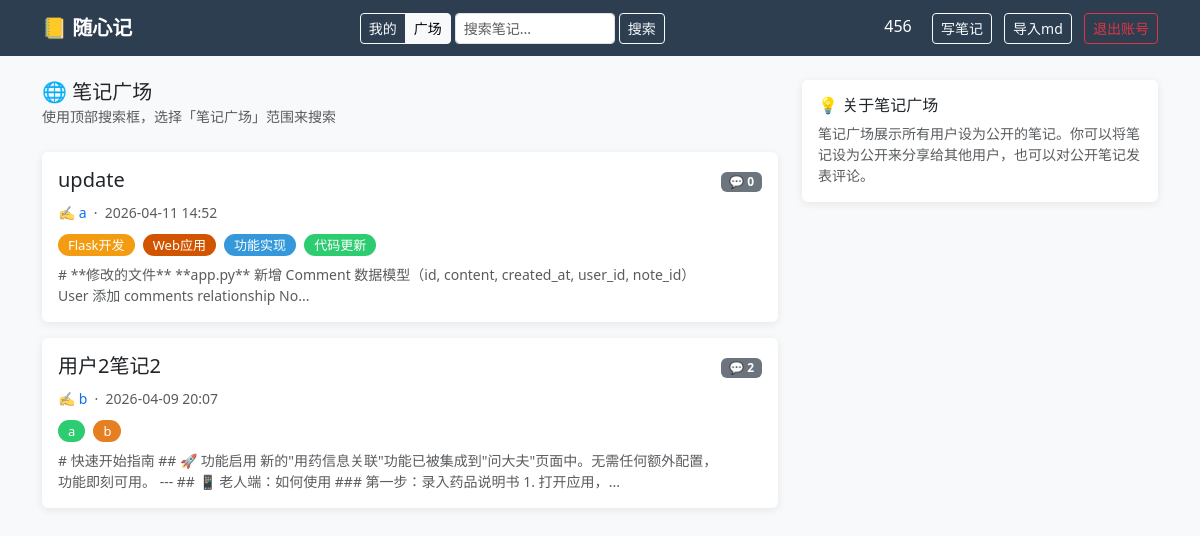
The page /plaza (signed in) on the database its author committed.
### app.py (models this page shows)
class User(UserMixin, db.Model):
    id       = db.Column(db.Integer, primary_key=True)
    username = db.Column(db.String(80), unique=True, nullable=False)
    password = db.Column(db.String(200), nullable=False)
    notes    = db.relationship('Note', backref='author', lazy=True)
    comments = db.relationship('Comment', backref='author', lazy=True)

class Note(db.Model):
    id         = db.Column(db.Integer, primary_key=True)
    title      = db.Column(db.String(200), nullable=False)
    content    = db.Column(db.Text, nullable=False)
    created_at = db.Column(db.DateTime, default=datetime.utcnow)
    updated_at = db.Column(db.DateTime, default=datetime.utcnow)  # 手动在 edit 时刷新
    user_id    = db.Column(db.Integer, db.ForeignKey('user.id'), nullable=False)
    folder_id  = db.Column(db.Integer, db.ForeignKey('folder.id'), nullable=True)
    is_public  = db.Column(db.Boolean, default=False)
    is_deleted = db.Column(db.Boolean, default=False)
    deleted_at = db.Column(db.DateTime, nullable=True)
    tags       = db.relationship('Tag', secondary=note_tags, backref='notes')
    comments   = db.relationship('Comment', backref='note', lazy=True, order_by='Comment.created_at.desc()', cascade='all, delete-orphan')
    versions   = db.relationship('NoteVersion', backref='note', lazy=True, order_by='NoteVersion.created_at.desc()', cascade='all, delete-orphan')

class Tag(db.Model):
    id   = db.Column(db.Integer, primary_key=True)
    name = db.Column(db.String(50), unique=True, nullable=False)

### app.py (the view)
@app.route('/plaza')
@login_required
def plaza():
    q = request.args.get('q', '').strip()
    query = Note.query.filter_by(is_public=True)
    if q:
        query = query.filter(Note.title.contains(q) | Note.content.contains(q))
    notes = query.order_by(Note.created_at.desc()).all()
    return render_template('plaza.html', notes=notes, q=q)

### app.py (called while the page is built)
@app.template_filter('local_time')
def local_time(dt):
    if dt is None:
        return ''
    beijing = timezone(timedelta(hours=8))
    return dt.replace(tzinfo=timezone.utc).astimezone(beijing).strftime('%Y-%m-%d %H:%M')

@login_manager.user_loader
def load_user(user_id):
    return db.session.get(User, int(user_id))

### templates/plaza.html (shortened to what this page needs)
{% extends 'base.html' %}
{% block content %}
<div class="row">
    <div class="col-md-8">
        <div class="mb-4">
            <h5 class="mb-0">🌐 笔记广场</h5>
            <small class="text-muted">使用顶部搜索框，选择「笔记广场」范围来搜索</small>
        </div>
        {% for note in notes %}
        <div class="card mb-3 p-3">
            <div class="d-flex justify-content-between align-items-start">
                <div>
                    <h5><a href="/plaza/{{ note.id }}" class="text-decoration-none text-dark">{{ note.title }}</a></h5>
                    <small class="text-muted">
                        ✍️ <a href="#" class="text-decoration-none">{{ note.author.username }}</a>
                        &nbsp;·&nbsp; {{ note.created_at | local_time }}
                    </small>
                    <div class="mt-2">
                        {% for tag in note.tags %}
                        <span class="tag-badge tag-color-{{ tag.id % 8 }}">{{ tag.name }}</span>
                        {% endfor %}
                    </div>
                    <div class="mt-2 text-muted small">
                        {{ note.content[:120] }}{% if note.content|length > 120 %}...{% endif %}
                    </div>
                </div>
                <div class="text-end">
                    <span class="badge bg-secondary">💬 {{ note.comments|length }}</span>
                </div>
            </div>
        </div>
        {% else %}
        <div class="card p-4 text-center text-muted">
            <p>广场上还没有公开笔记，快去设一篇公开笔记吧！</p>
            <a href="/" class="btn btn-dark">回到我的笔记</a>
        </div>
        {% endfor %}
    </div>
    <div class="col-md-4">
        <div class="card p-3">
            <h6 class="mb-2">💡 关于笔记广场</h6>
            <p class="small text-muted mb-0">
                笔记广场展示所有用户设为公开的笔记。你可以将笔记设为公开来分享给其他用户，也可以对公开笔记发表评论。
            </p>
        </div>
    </div>
</div>
{% endblock %}

### templates/base.html (shortened to what this page needs)
<!DOCTYPE html>
<html>
<head>
    <link href="https://cdn.jsdelivr.net/npm/bootstrap@5.3.0/dist/css/bootstrap.min.css" rel="stylesheet">
    <link rel="stylesheet" href="https://cdn.jsdelivr.net/npm/easymde/dist/easymde.min.css">
</head>
<body>
    <nav class="navbar navbar-dark mb-4">
        <div class="container">
            <a class="navbar-brand fw-bold" href="/">📒 随心记</a>
            {% if current_user.is_authenticated %}
            <form class="d-flex align-items-center me-2" method="GET" action="/search" id="navSearchForm">
                <div class="btn-group btn-group-sm me-1" role="group">
                    <label class="btn btn-outline-light" for="nav-scope-mine">我的</label>
                    <label class="btn btn-outline-light" for="nav-scope-plaza">广场</label>
                </div>
                <input type="text" name="q" class="form-control form-control-sm me-1" placeholder="搜索笔记..."
                    style="width:160px">
                <button type="submit" class="btn btn-sm btn-outline-light">搜索</button>
            </form>
            <div>
                <a href="/profile" class="text-white text-decoration-none me-3">{{ current_user.username }}</a>
                <a href="/notes/new" class="btn btn-sm btn-outline-light me-2">写笔记</a>
                <form method="POST" action="/notes/import" enctype="multipart/form-data" class="d-inline">
                    <label class="btn btn-sm btn-outline-light me-2">
                        导入md
                    </label>
                </form>
                <a href="/logout" class="btn btn-sm btn-outline-danger" onclick="return confirm('确定要退出账号吗？')">退出账号</a>
            </div>
            {% endif %}
        </div>
    </nav>
    <div class="container">
        {% block content %}{% endblock %}
    </div>
</body>
</html>

### templates/base.html (style rules this page uses)
body { background-color: #f8f9fa; }
.navbar { background-color: #2c3e50 !important; }
.card { border: none; box-shadow: 0 2px 8px rgba(0, 0, 0, 0.08); }
.tag-badge { padding: 2px 10px; border-radius: 12px; font-size: 13px; text-decoration: none; margin-right: 4px; color: white; }
.tag-color-0 { background-color: #3498db; }
.tag-color-1 { background-color: #2ecc71; }
.tag-color-2 { background-color: #e67e22; }
.tag-color-6 { background-color: #f39c12; }
.tag-color-7 { background-color: #d35400; }

### rows shown on the page
User: username "456"
Note: title "update", author.username "a", created_at|local_time "2026-04-11 14:52", content "# **修改的文件** **app.py** 新增 Comment 数据模型（id, content, created_at, user_id, note_id） User 添加 comments relationship No", comments|length "0"
Tag: name "Flask开发"
Tag: name "Web应用"
Tag: name "功能实现"
Tag: name "代码更新"
Note: title "用户2笔记2", author.username "b", created_at|local_time "2026-04-09 20:07", content "# 快速开始指南 ## 🚀 功能启用 新的\"用药信息关联\"功能已被集成到\"问大夫\"页面中。无需任何额外配置，功能即刻可用。 --- ## 📱 老人端：如何使用 ### 第一步：录入药品说明书 1. 打开应用，", comments|length "2"
Tag: name "a"
Tag: name "b"
